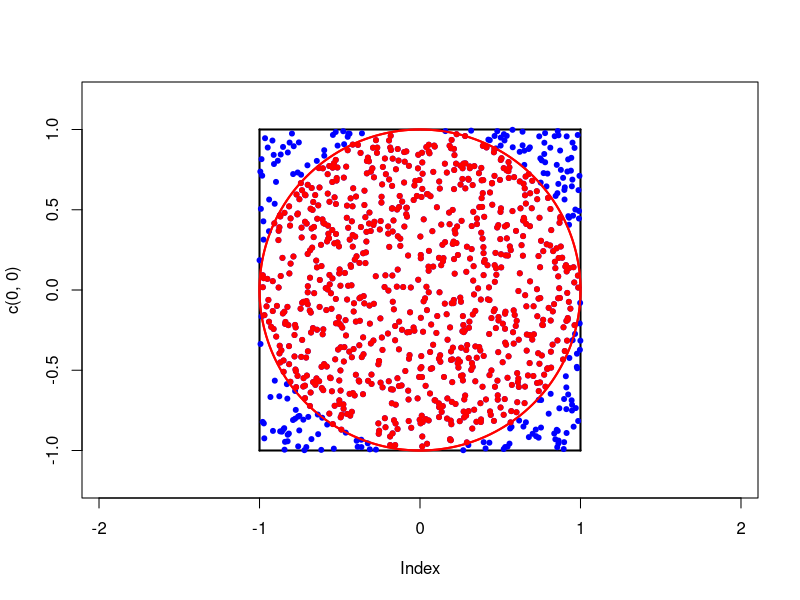

Generate this figure with R:
## Fix the seed of the pseudo-random generator of R
set.seed(321)

nsim <- 1000

##  We simulate nsim observations from a uniform distribution
##  on the square [-1,1]x[-1,1].
### These values represent the coordinate where the grains fall in the square

x_coord <- runif(nsim,-1,1)
y_coord <- runif(nsim,-1,1)

df_grains <- cbind(x_coord,y_coord)

### Let's give a look at our square with the thrown sand

### Plot the square

## first draw an empty graph
plot(c(0,0),xlim=c(-1.2,1.2),ylim=c(-1.2,1.2),type="n", asp=1)
## plot the square
segments(x0 = -1,y0 = 1,x1 = 1,y1 = 1,lwd=2)
segments(-1,-1,-1,1,lwd=2)
segments(-1,-1,1,-1,lwd=2)
segments(1,-1,1,1,lwd=2)

##### plot the circle 
### we will use polar coordinate 
tt <- seq(0,2*pi,length=200)
lines(sin(tt),cos(tt),col="red",lwd=2)



## We trow the sand
points(df_grains,col="blue",pch=20,cex=1)

# We can redraw the circle if needed
lines(sin(tt),cos(tt),col="red",lwd=2)

### How many grains of sand fall in the circle with center in (0,0) and radius 1?
# These are those points whose distance from the center is smaller or equal than 1

## First we compute the distance of each point from the origin
dist_from_center <- apply(df_grains, MARGIN = 1,FUN = function(grain_coord) sqrt(grain_coord[1]^2+grain_coord[2]^2)) # alternatively: check the norm function

## Which are the grains that fall inside the circle?
ind_in_the_circle <- which(dist_from_center<=1)

#how many grains fall inside the circle?
n_inside <- length(ind_in_the_circle)
### Let's take a look
## the grains inside the circle
points(df_grains[ind_in_the_circle,],col="red",pch=20)

# Let's approximate the ratio between the areas of the square and circle
A_circle_over_A_square <- n_inside/nsim

l_square <- 2
A_square <- 2^2
simulated_pi <- A_circle_over_A_square*A_square
print(simulated_pi)
